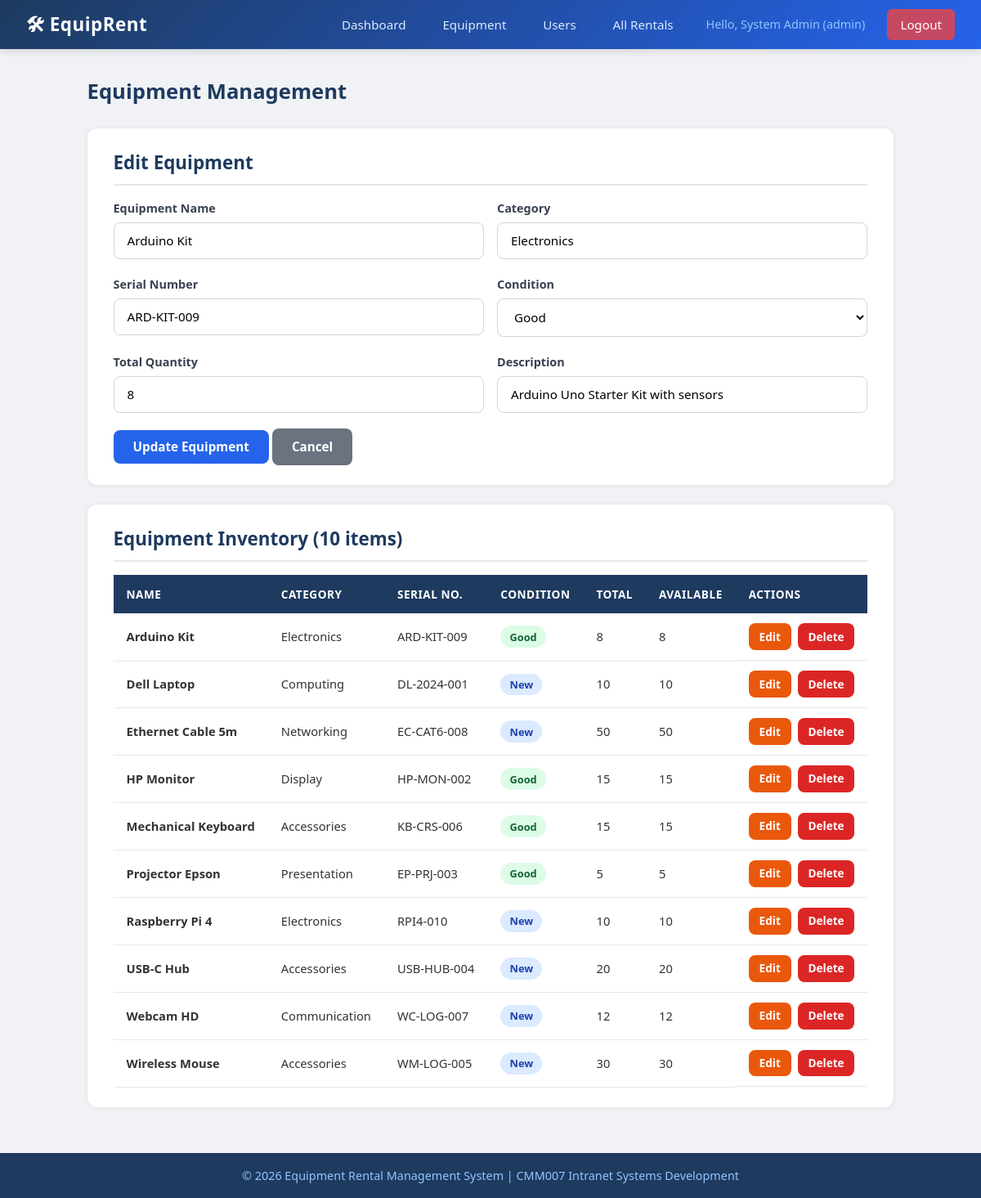
The page /admin_equipment.php?edit=9 (signed in) on the database its author committed.
### tables this page shows
CREATE TABLE IF NOT EXISTS equipment (
    equipment_id INT(11) AUTO_INCREMENT PRIMARY KEY,
    name VARCHAR(100) NOT NULL,
    category VARCHAR(50) NOT NULL,
    serial_number VARCHAR(50) NOT NULL UNIQUE,
    condition_status ENUM('New', 'Good', 'Fair', 'Poor') NOT NULL DEFAULT 'Good',
    total_quantity INT(11) NOT NULL DEFAULT 1,
    available_quantity INT(11) NOT NULL DEFAULT 1,
    description TEXT,
    created_at DATETIME DEFAULT CURRENT_TIMESTAMP
);

### admin_equipment.php (the view, shortened to what this page needs)
<?php
require_once 'includes/connection.php';
$equipment = $db->query("SELECT * FROM equipment ORDER BY name ASC");
$editItem = null;
if (isset($_GET['edit'])) {
    $editId = intval($_GET['edit']);
    $stmt = $db->prepare("SELECT * FROM equipment WHERE equipment_id = ?");
    $stmt->bind_param("i", $editId);
    $stmt->execute();
    $editItem = $stmt->get_result()->fetch_assoc();
}
include 'includes/header.php';
?>
<div class="page-header">
    <h1>Equipment Management</h1>
</div>
<div class="card">
    <h2><?php echo $editItem ? 'Edit Equipment' : 'Add New Equipment'; ?></h2>
    <form method="POST">
        <div class="form-row">
            <div class="form-group">
                <label for="name">Equipment Name</label>
                <input type="text" id="name" name="name" required
                       value="<?php echo $editItem ? htmlspecialchars($editItem['name']) : ''; ?>">
            </div>
            <div class="form-group">
                <label for="category">Category</label>
                <input type="text" id="category" name="category" required
                       placeholder="e.g. Computing, Display, Accessories"
                       value="<?php echo $editItem ? htmlspecialchars($editItem['category']) : ''; ?>">
            </div>
        </div>
        <div class="form-row">
            <div class="form-group">
                <label for="serial_number">Serial Number</label>
                <input type="text" id="serial_number" name="serial_number" required
                       value="<?php echo $editItem ? htmlspecialchars($editItem['serial_number']) : ''; ?>">
            </div>
            <div class="form-group">
                <label for="condition_status">Condition</label>
                <select id="condition_status" name="condition_status" required>
                    <?php foreach (['New', 'Good', 'Fair', 'Poor'] as $cond): ?>
                    <option value="<?php echo $cond; ?>" <?php echo ($editItem && $editItem['condition_status'] === $cond) ? 'selected' : ''; ?>>
                        <?php echo $cond; ?>
                    </option>
                    <?php endforeach; ?>
                </select>
            </div>
        </div>
        <div class="form-row">
            <div class="form-group">
                <label for="total_quantity">Total Quantity</label>
                <input type="number" id="total_quantity" name="total_quantity" min="1" required
                       value="<?php echo $editItem ? $editItem['total_quantity'] : '1'; ?>">
            </div>
            <div class="form-group">
                <label for="description">Description</label>
                <input type="text" id="description" name="description"
                       value="<?php echo $editItem ? htmlspecialchars($editItem['description']) : ''; ?>">
            </div>
        </div>
        <button type="submit" class="btn btn-primary"><?php echo $editItem ? 'Update Equipment' : 'Add Equipment'; ?></button>
        <?php if ($editItem): ?>
            <a href="admin_equipment.php" class="btn btn-secondary">Cancel</a>
        <?php endif; ?>
    </form>
</div>
<div class="card">
    <h2>Equipment Inventory (<?php echo $equipment->num_rows; ?> items)</h2>
    <div class="table-wrapper">
        <table>
            <thead>
                <tr>
                    <th>Name</th>
                    <th>Category</th>
                    <th>Serial No.</th>
                    <th>Condition</th>
                    <th>Total</th>
                    <th>Available</th>
                    <th>Actions</th>
                </tr>
            </thead>
            <tbody>
                <?php if ($equipment->num_rows > 0): ?>
                    <?php while ($item = $equipment->fetch_assoc()): ?>
                    <tr>
                        <td><strong><?php echo htmlspecialchars($item['name']); ?></strong></td>
                        <td><?php echo htmlspecialchars($item['category']); ?></td>
                        <td><?php echo htmlspecialchars($item['serial_number']); ?></td>
                        <td><span class="badge badge-<?php echo strtolower($item['condition_status']); ?>"><?php echo $item['condition_status']; ?></span></td>
                        <td><?php echo $item['total_quantity']; ?></td>
                        <td><?php echo $item['available_quantity']; ?></td>
                        <td class="actions">
                            <a href="admin_equipment.php?edit=<?php echo $item['equipment_id']; ?>" class="btn btn-warning btn-sm">Edit</a>
                            <a href="admin_equipment.php?delete=<?php echo $item['equipment_id']; ?>"
                               class="btn btn-danger btn-sm"
                               onclick="return confirm('Are you sure you want to delete this equipment?');">Delete</a>
                        </td>
                    </tr>
                    <?php endwhile; ?>
                <?php else: ?>
                    <tr><td colspan="7" class="text-center" style="padding:2rem; color:#6b7280;">No equipment found.</td></tr>
                <?php endif; ?>
            </tbody>
        </table>
    </div>
</div>
<?php include 'includes/footer.php'; ?>

### style.css (style rules this page uses)
* { margin: 0; padding: 0; box-sizing: border-box; }
body { font-family: 'Segoe UI', Tahoma, Geneva, Verdana, sans-serif; background-color: #f0f2f5; color: #333; line-height: 1.6; min-height: 100vh; display: flex; flex-direction: column; }
a { text-decoration: none; color: #2563eb; }
.card { background: #fff; border-radius: 12px; box-shadow: 0 1px 6px rgba(0, 0, 0, 0.08); padding: 1.5rem 2rem; margin-bottom: 1.5rem; }
.card h2 { color: #1e3a5f; margin-bottom: 1rem; font-size: 1.4rem; border-bottom: 2px solid #e5e7eb; padding-bottom: 0.5rem; }
.form-group { margin-bottom: 1.2rem; }
.form-group label { display: block; margin-bottom: 0.4rem; font-weight: 600; color: #374151; font-size: 0.9rem; }
.form-group input, .form-group select, .form-group textarea { width: 100%; padding: 0.7rem 1rem; border: 1px solid #d1d5db; border-radius: 8px; font-size: 0.95rem; font-family: inherit; transition: border-color 0.2s, box-shadow 0.2s; background: #fff; }
.form-row { display: grid; grid-template-columns: 1fr 1fr; gap: 1rem; }
.btn { display: inline-block; padding: 0.65rem 1.5rem; border: none; border-radius: 8px; font-size: 0.95rem; font-weight: 600; cursor: pointer; transition: background 0.2s, transform 0.1s; text-align: center; font-family: inherit; }
.btn-primary { background: #2563eb; color: #fff; }
.btn-danger { background: #dc2626; color: #fff; }
.btn-warning { background: #ea580c; color: #fff; }
.btn-secondary { background: #6b7280; color: #fff; }
.btn-sm { padding: 0.35rem 0.8rem; font-size: 0.85rem; }
.table-wrapper { overflow-x: auto; }
table { width: 100%; border-collapse: collapse; font-size: 0.92rem; }
table thead { background: #1e3a5f; color: #fff; }
table th { padding: 0.8rem 1rem; text-align: left; font-weight: 600; font-size: 0.85rem; text-transform: uppercase; letter-spacing: 0.5px; }
table td { padding: 0.75rem 1rem; border-bottom: 1px solid #e5e7eb; }
table .actions { display: flex; gap: 0.5rem; }
.badge { display: inline-block; padding: 0.2rem 0.7rem; border-radius: 50px; font-size: 0.8rem; font-weight: 600; }
.badge-new { background: #dbeafe; color: #1e40af; }
.badge-good { background: #dcfce7; color: #166534; }
.page-header { display: flex; justify-content: space-between; align-items: center; margin-bottom: 1.5rem; }
.page-header h1 { color: #1e3a5f; font-size: 1.6rem; }

### rows shown on the page
equipment: name "Arduino Kit", category "Electronics", serial_number "ARD-KIT-009", condition_status "Good", total_quantity "8", description "Arduino Uno Starter Kit with sensors", available_quantity "8"
equipment: name "Dell Laptop", category "Computing", serial_number "DL-2024-001", condition_status "New", total_quantity "10", available_quantity "10"
equipment: name "Ethernet Cable 5m", category "Networking", serial_number "EC-CAT6-008", condition_status "New", total_quantity "50", available_quantity "50"
equipment: name "HP Monitor", category "Display", serial_number "HP-MON-002", condition_status "Good", total_quantity "15", available_quantity "15"
equipment: name "Mechanical Keyboard", category "Accessories", serial_number "KB-CRS-006", condition_status "Good", total_quantity "15", available_quantity "15"
equipment: name "Projector Epson", category "Presentation", serial_number "EP-PRJ-003", condition_status "Good", total_quantity "5", available_quantity "5"
equipment: name "Raspberry Pi 4", category "Electronics", serial_number "RPI4-010", condition_status "New", total_quantity "10", available_quantity "10"
equipment: name "USB-C Hub", category "Accessories", serial_number "USB-HUB-004", condition_status "New", total_quantity "20", available_quantity "20"
equipment: name "Webcam HD", category "Communication", serial_number "WC-LOG-007", condition_status "New", total_quantity "12", available_quantity "12"
equipment: name "Wireless Mouse", category "Accessories", serial_number "WM-LOG-005", condition_status "New", total_quantity "30", available_quantity "30"

### other values the page prints
$_SESSION['full_name'] "System Admin"
$_SESSION['role'] "admin"
$equipment->num_rows "10"
